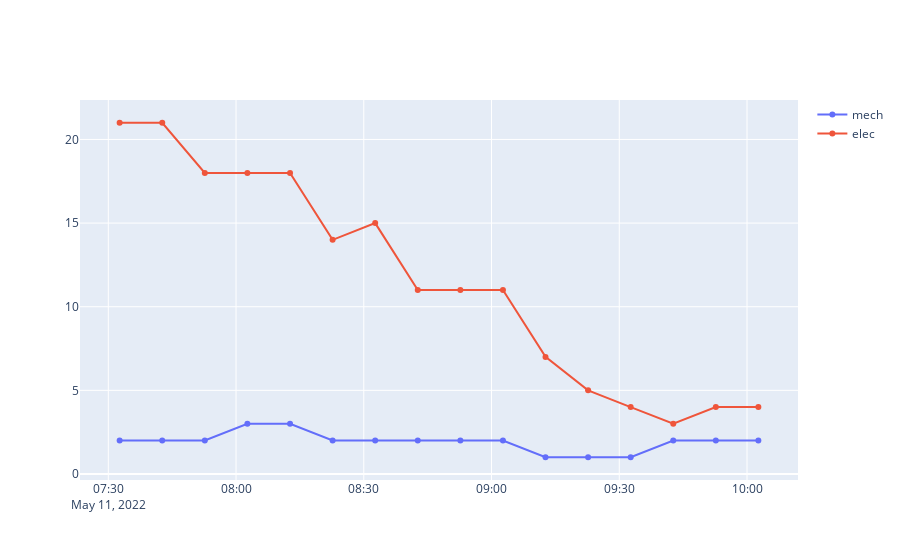

Notebook cell for this chart:
### Code cell
# Mercredi
plot_bikes("2022-05-11", "21209")
